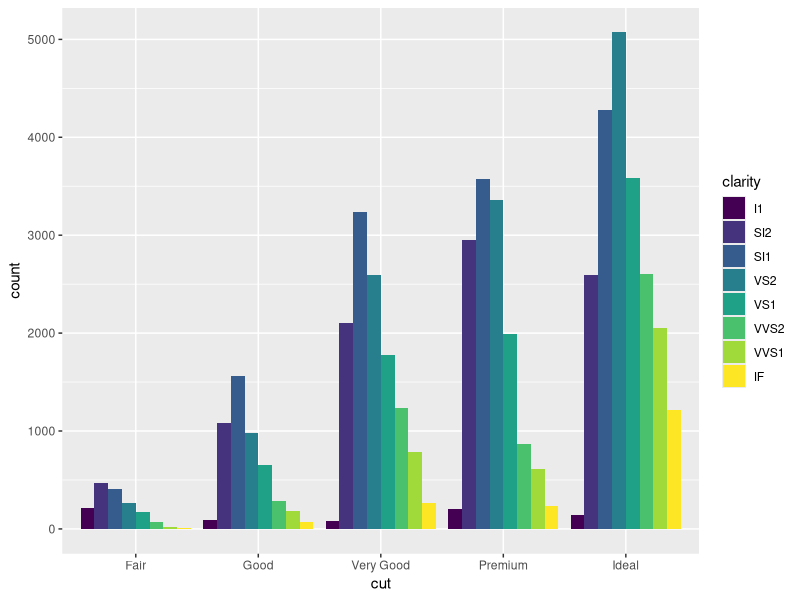
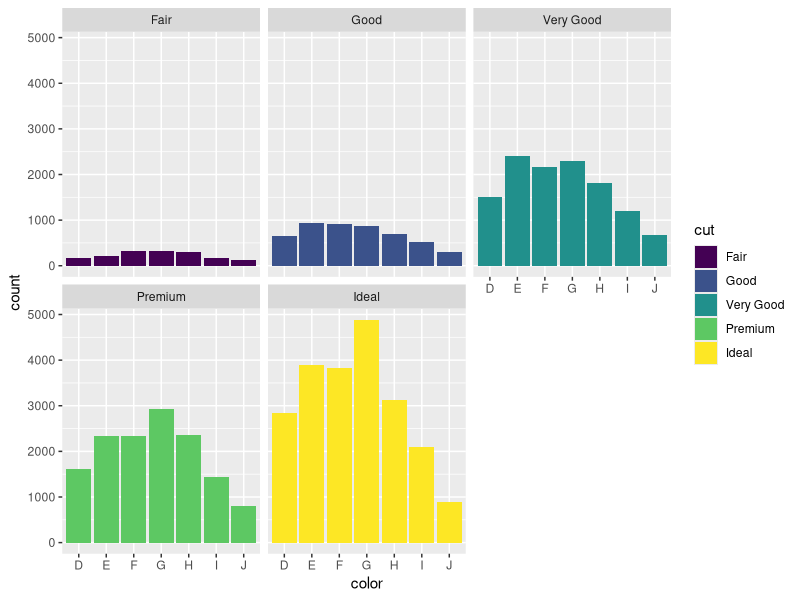
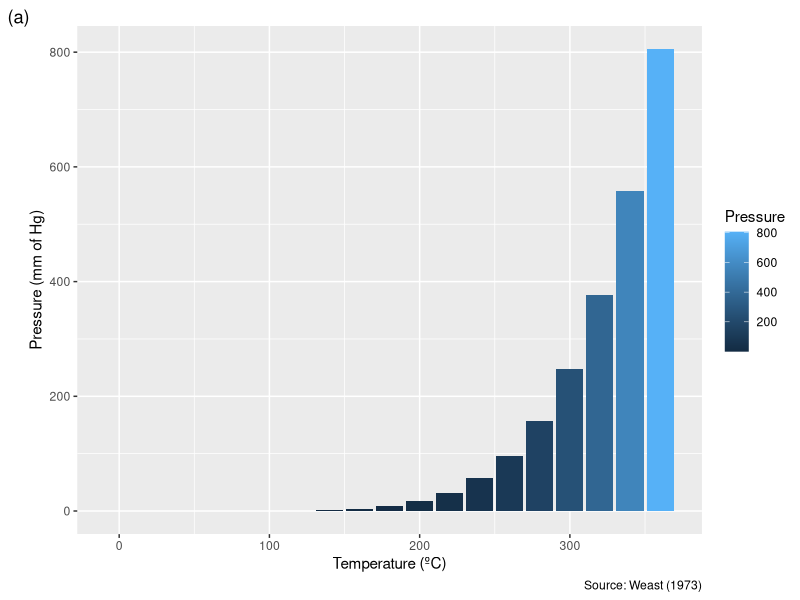
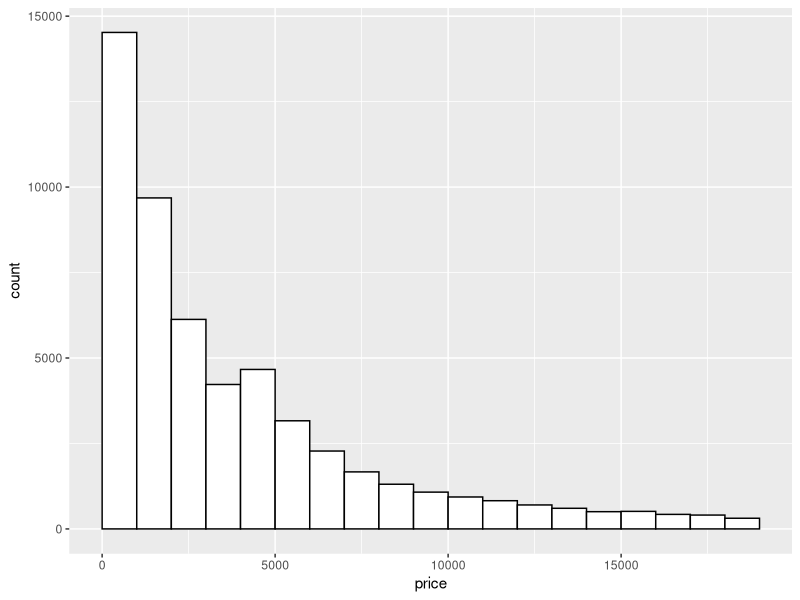
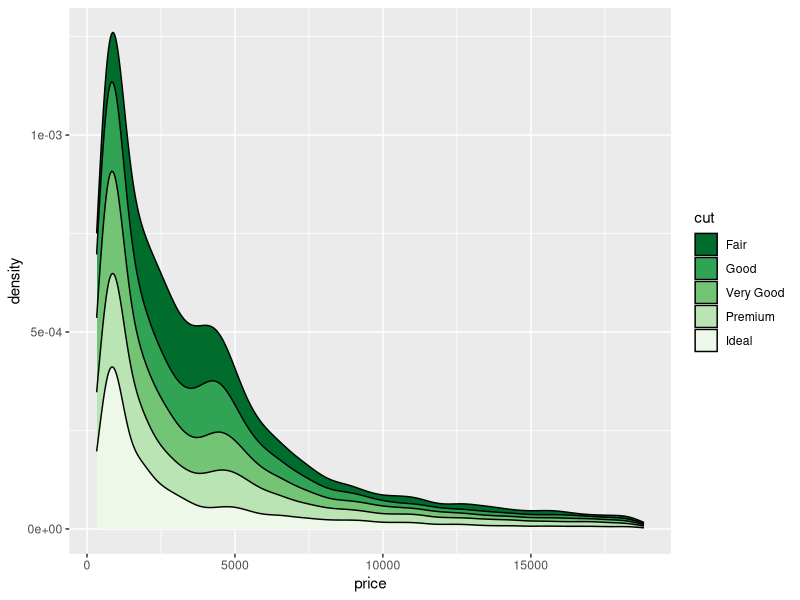
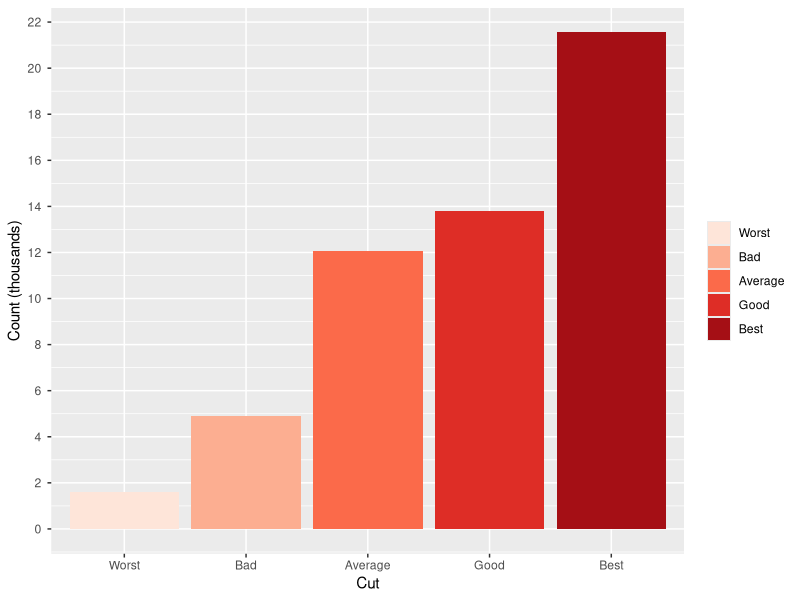

Write the R code that produced these figures, in order.
## ---- chunk 1
knitr::opts_chunk$set(fig.height=4, 
                      cache = TRUE)
## ---- chunk 2
library(tidyverse)
ggplot(data = diamonds) +
  geom_bar(mapping = aes(x = cut, fill = clarity), position = "dodge")
## ---- chunk 3
ggplot(data = diamonds) +
  geom_bar(mapping = aes(x = color, fill = cut)) +
  facet_wrap(vars(cut))
## ---- chunk 4
ggplot(data = pressure) +
  geom_col(mapping = aes(x = temperature, y = pressure, fill = pressure)) +
  labs(#title = "Vapor pressure of mercury ", 
       # subtitle = "Data for 19 temperatures", 
       caption = "Source: Weast (1973)", 
       x = "Temperature (ºC)", 
       y = "Pressure (mm of Hg)", 
       tag = "(a)", 
       fill = "Pressure") 

## ---- chunk 5
ggplot(data = diamonds) +
  geom_histogram(aes(x = price), 
                 binwidth = 1000,
                 colour = "black", position = "stack",boundary = 0, 
                 fill = "white")
## ---- chunk 6
ggplot(data = diamonds) +
  geom_density(aes(x = price, fill = cut), 
                 colour = "black", position = "stack") +
  scale_fill_brewer(palette = "Greens", direction = -1)
## ---- chunk 7
cut_values <- c("Worst", "Bad", "Average", "Good", "Best")
library(scales)
ggplot(data = diamonds) +
  geom_bar(mapping = aes(x = cut, fill = cut)) +
  scale_fill_brewer(palette = "Reds", 
                    name = NULL,
                    labels = cut_values) +
  scale_x_discrete(labels = cut_values, name = "Cut") +
  scale_y_continuous(labels = unit_format(scale = 1/1000, unit = ""), breaks = seq(0, 100000, by = 2000), name = "Count (thousands)")
